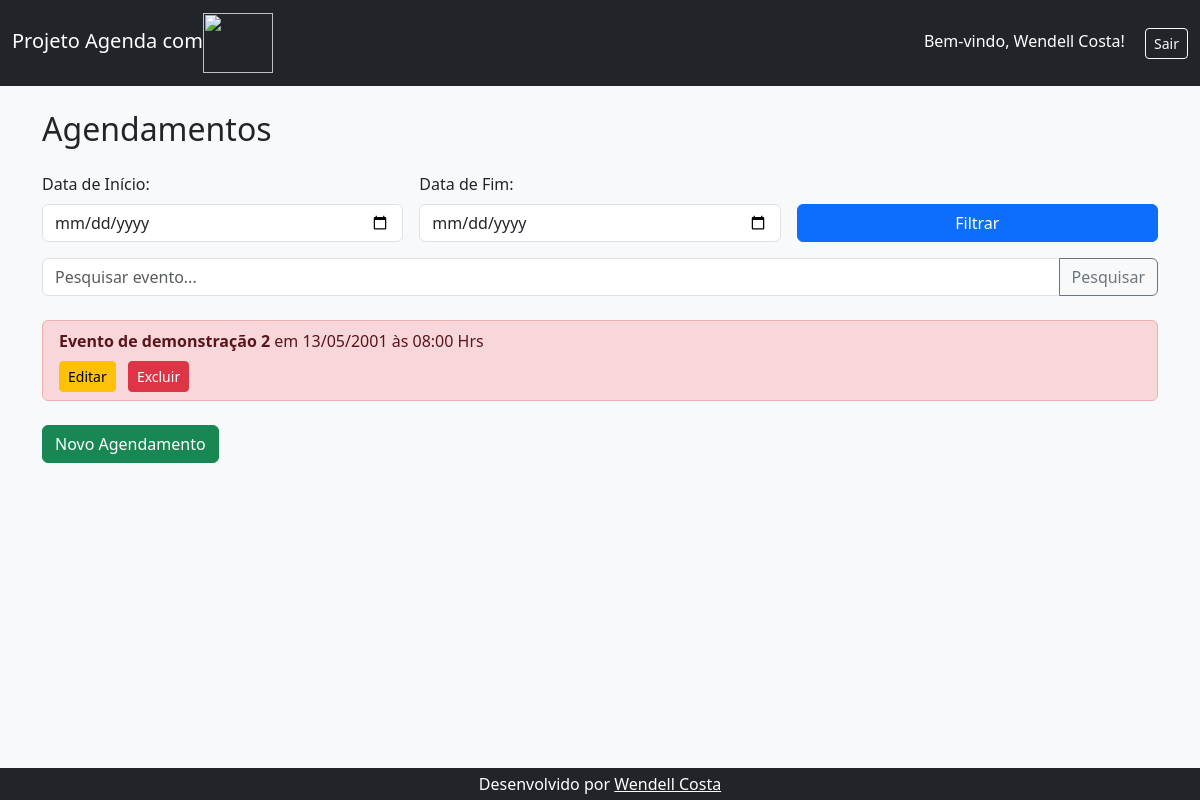
Page /agenda/ (signed in) on the committed database.
### core/models.py (models this page shows, shortened)
class Evento(models.Model):
    titulo = models.CharField(max_length=100)
    descricao = models.TextField(blank=True, null=True) # A descrição pode ser nulo ou vazio
    data_evento = models.DateTimeField(verbose_name='Data do Evento') # A data do evento é obrigatória, o verbose_name é o nome que será exibido no formulário
    data_criacao = models.DateTimeField(auto_now=True, verbose_name='Data da Criação') # A data de criação do evento é automatica
    usuario = models.ForeignKey(User, on_delete=models.CASCADE) # Se o usuário dono do evento for excluido da aplicação, todos os eventos serão excluídos
    class Meta:
        db_table = 'evento' # Define o nome da tabela no banco de dados como 'evento' ao invés de 'core_evento' que é o padrão do Django
    def get_data_evento(self):
        return self.data_evento.strftime('%d/%m/%Y às %H:%M Hrs') # Retorna a data do evento formatada
    def get_evento_atrasado(self):
        if self.data_evento < datetime.now() - timedelta(hours=1):
            return True
        else:
            return False

### core/views.py (the view)
# urls.py: path('agenda/', views.lista_eventos),
@login_required(login_url='/login/') # Verifica se o usuário está logado, caso não esteja, redireciona para a página de login
def lista_eventos(request):
    usuario = request.user
    evento = Evento.objects.filter(usuario=usuario) # Filtra os eventos do usuário logado e armazena na variável evento
    dados = {'eventos': evento} # Cria um dicionário com o evento e armazena na variável dados
    return render(request, 'agenda.html', dados) # Renderiza a página agenda.html com os dados do dicionário

### agenda/templates/agenda.html
{% extends "model-page.html" %}
{% block content %}
<div class="agenda-container">
    <h2 class="mb-4">Agendamentos</h2>
    <form method="GET" action="/agenda/filter/" class="row g-3 mb-3">
        <div class="col-md-4">
            <label for="data_inicio" class="form-label">Data de Início:</label>
            <input type="date" id="data_inicio" name="data_inicio" class="form-control">
        </div>
        <div class="col-md-4">
            <label for="data_fim" class="form-label">Data de Fim:</label>
            <input type="date" id="data_fim" name="data_fim" class="form-control">
        </div>
        <div class="col-md-4 align-self-end">
            <button type="submit" class="btn btn-primary w-100">Filtrar</button>
        </div>
    </form>
    <form method="GET" action="/agenda/search/" class="input-group mb-4">
        <input type="text" id="procura_evento" name="procura_evento" class="form-control" placeholder="Pesquisar evento...">
        <button type="submit" class="btn btn-outline-secondary">Pesquisar</button>
    </form>
    <ul class="list-group mb-4">
        {% for evento in eventos %}
            <li class="list-group-item {% if evento.get_evento_atrasado %}list-group-item-danger{% endif %}">
                <strong>{{ evento.titulo }}</strong> em {{ evento.get_data_evento }}
                <div class="mt-2">
                    <a href="evento/?id={{ evento.id }}" class="btn btn-sm btn-warning me-2">Editar</a>
                    <a href="evento/delete/{{ evento.id }}/" class="btn btn-sm btn-danger">Excluir</a>
                </div>
            </li>
        {% endfor %}
    </ul>
    <a href="/agenda/evento/" class="btn btn-success">Novo Agendamento</a>
</div>
{% endblock %}

### agenda/templates/model-header.html (shortened to what this page needs)
{% load static %}
<header class="header">
    <nav class="navbar navbar-expand-lg navbar-dark bg-dark">
        <div class="container-fluid">
            <span class="navbar-brand">Projeto Agenda com<img src="{% static 'img/django_icon.svg' %}" width="70" height="60"></span>
            <div class="ms-auto">
                <span class="me-3 text-white">Bem-vindo, {{ user.first_name }} {{ user.last_name|default:user.username }}!</span>
                <a href="/logout" class="btn btn-outline-light btn-sm">Sair</a>
            </div>
        </div>
    </nav>
</header>

### rows in the picture
Evento: titulo "Evento de demonstração 2", get_data_evento "13/05/2001 às 08:00 Hrs"

### other values in the picture
{{ user.first_name }} "Wendell"
{{ user.last_name|default:user.username }} "Costa"
